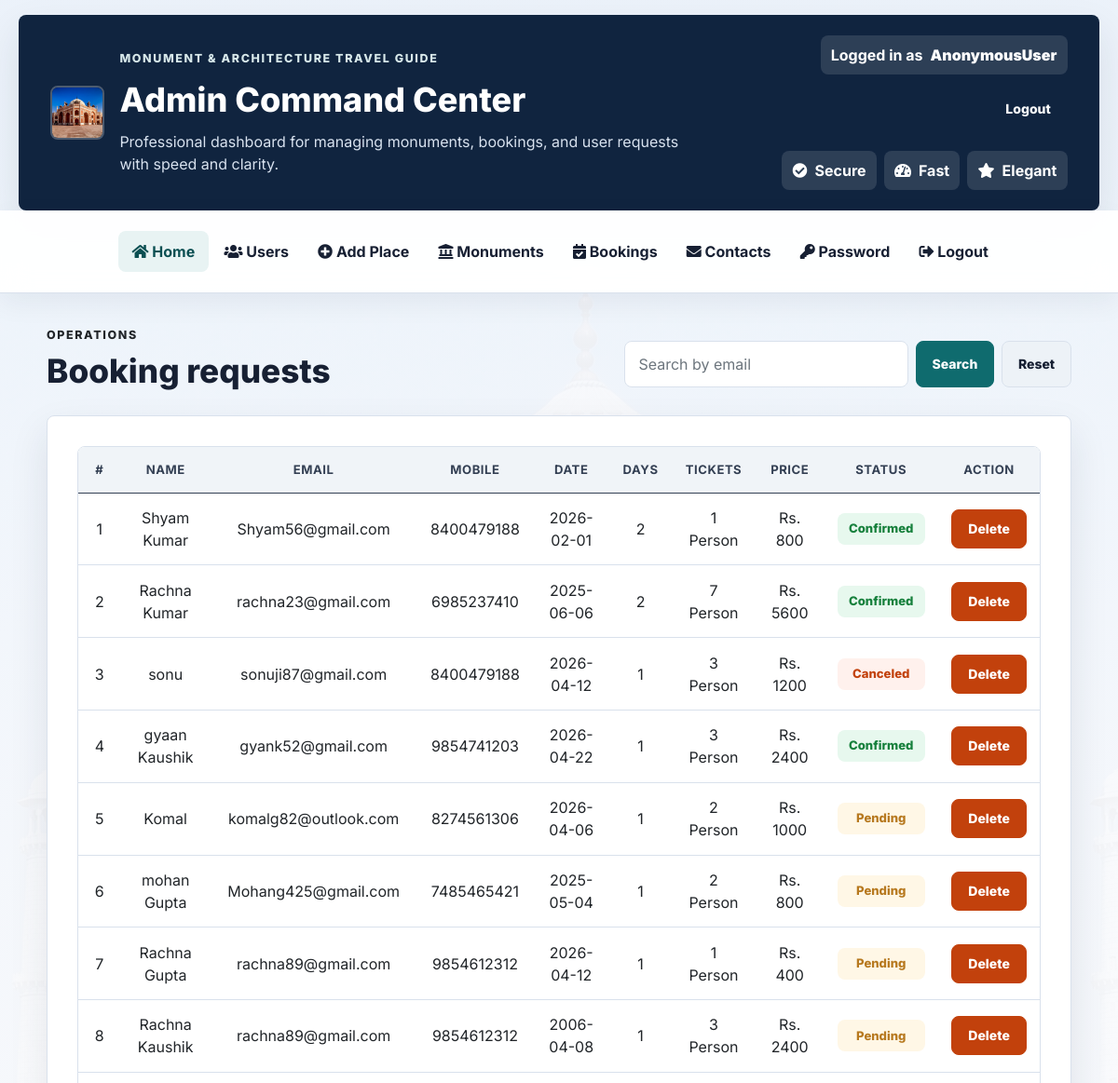
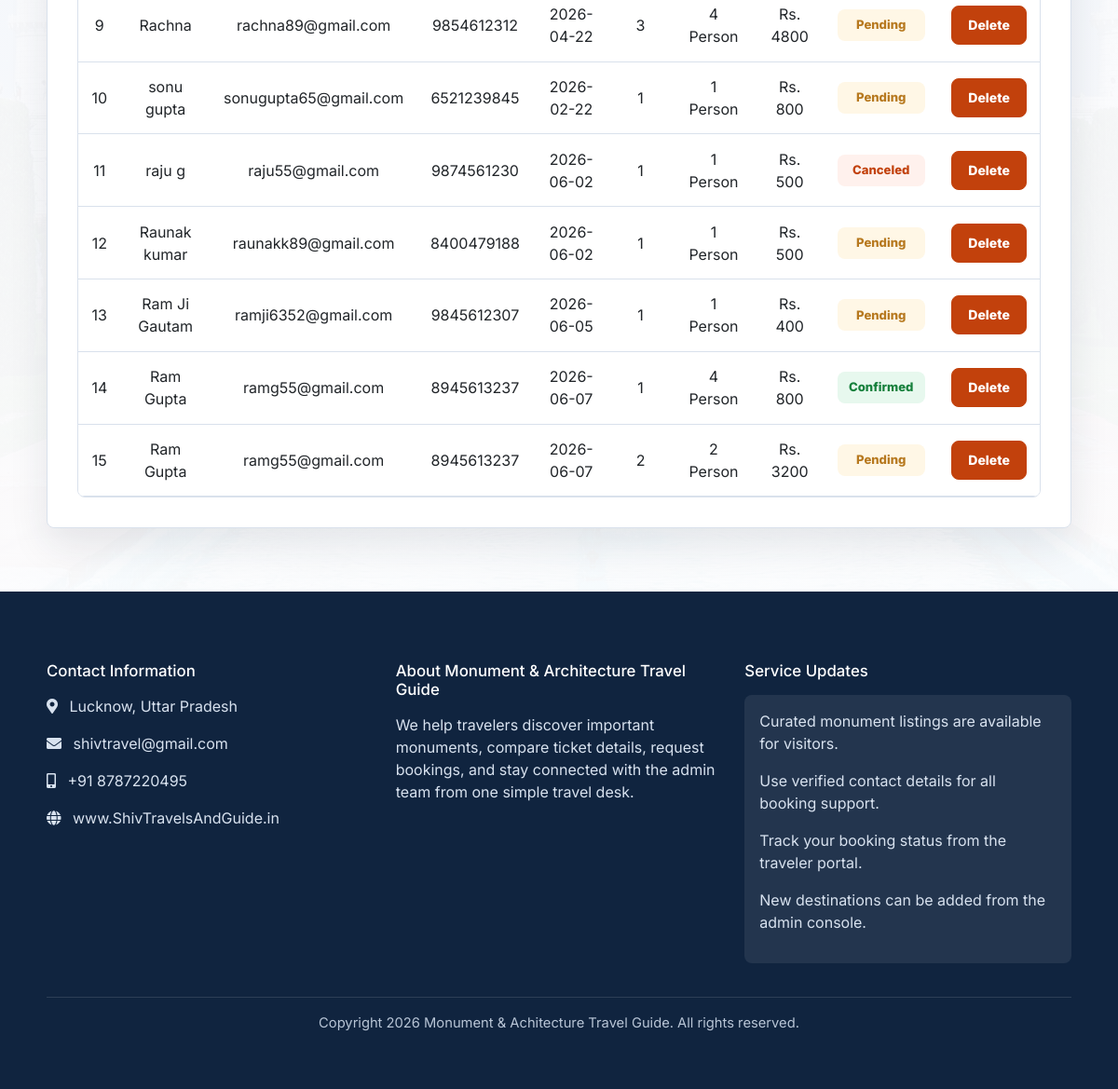
Screenshot of /view_booking_admin with the database file from the repository (2 pictures, top to bottom).
### room/models.py (models this page shows)
class Booked(models.Model):
    full_name=models.CharField(max_length=20,null=True)
    email=models.CharField(max_length=20,null=True)
    contact=models.CharField(max_length=20,null=True)
    contact2=models.CharField(max_length=20,null=True)
    bookint_date=models.CharField(max_length=20,null=True)
    days=models.CharField(max_length=20,null=True)
    gender=models.CharField(max_length=20,null=True)
    price=models.CharField(max_length=20,null=True)
    dob=models.CharField(max_length=20,null=True)
    status=models.CharField(max_length=20,null=True)

### room/views.py (the view)
# urls.py: path('view_booking_admin',view_booking_admin,name='view_booking_admin'),
def view_booking_admin(request):
    data = Booked.objects.all()
    d={'data':data}
    return render(request,'view_booking_admin.html',d)

### room/templates/view_booking_admin.html (shortened to what this page needs)
{% include 'admin_navigation.html' %}
<div class="container">
  <div class="d-flex justify-content-between align-items-center mb-3">
    <div>
      <p class="eyebrow text-dark mb-2">Operations</p>
      <h3 class="page-title">Booking requests</h3>
    </div>
    <form method="POST" action="/searchh" class="search-box d-flex">
      <input type="search" name="name" class="form-control me-2" placeholder="Search by email" />
      <button class="btn btn-primary btn-sm">Search</button>
      <a href="{% url 'view_booking_admin' %}" class="btn btn-secondary btn-sm ms-2">Reset</a>
    </form>
  </div>
  <div class="card-box">
    <div class="table-responsive">
      <table class="table table-hover align-middle text-center">
        <thead>
          <tr>
            <th>#</th>
            <th>Name</th>
            <th>Email</th>
            <th>Mobile</th>
            <th>Date</th>
            <th>Days</th>
            <th>Tickets</th>
            <th>Price</th>
            <th>Status</th>
            <th>Action</th>
          </tr>
        </thead>
        <tbody>
          {% for i in data %}
          <tr>
            <td>{{forloop.counter}}</td>
            <td>{{i.full_name}}</td>
            <td>{{i.email}}</td>
            <td>{{i.contact}}</td>
            <td>{{i.bookint_date}}</td>
            <td>{{i.days}}</td>
            <td>{{i.gender}} Person</td>
            <td>Rs. {{i.price}}</td>
            <td>
              {% if i.status == "Pending" %}
              <a href="{% url 'change_status' i.id %}" class="badge-status pending">Pending</a>
              {% elif i.status == "Confirm" %}
              <a href="{% url 'change_status' i.id %}" class="badge-status confirm">Confirmed</a>
              {% elif i.status == "Canceled" %}
              <a href="{% url 'change_status' i.id %}" class="badge-status cancel">Canceled</a>
              {% endif %}
            </td>
            <td>
              <a href="{% url 'delete_booking' i.id %}" onclick="return confirm('Are you sure?');" class="btn btn-danger btn-sm">Delete</a>
            </td>
          </tr>
          {% endfor %}
        </tbody>
      </table>
    </div>
  </div>
</div>
{% include 'footer.html' %}

### room/static/css/theme.css (style rules this page uses)
:root { --ink: #172033; --muted: #667085; --line: #d9e1ec; --soft: #f5f7fb; --panel: #ffffff; --brand: #0f6b6e; --brand-dark: #0b4f52; --accent: #b7791f; --danger: #c2410c; --success: #16803c; --shadow: 0 18px 42px rgba(25, 35, 55, 0.1); }
* { box-sizing: border-box; }
html { scroll-behavior: smooth; }
body { margin: 0; min-height: 100vh; font-family: "Inter", system-ui, -apple-system, BlinkMacSystemFont, "Segoe UI", sans-serif; background: linear-gradient(180deg, rgba(245, 247, 251, 0.96), rgba(255, 255, 255, 0.98)), url("/static/images/tajmahal.jpg") center top / cover fixed; color: var(--ink); font-size: 16px; }
a { color: var(--brand); text-decoration: none; }
.container, .container-fluid { padding-left: 1.25rem; padding-right: 1.25rem; }
.page-shell, .container { padding-top: 2.25rem; padding-bottom: 2.25rem; }
.eyebrow, .subtitle { margin: 0 0 0.85rem; color: #d7e8ea; font-weight: 800; font-size: 0.78rem; letter-spacing: 0.13em; text-transform: uppercase; }
.main-card, .card-box, .login-card, .signup-card, .profile-card, .detail-card, .section-card { max-width: 1120px; margin: 0 auto; padding: clamp(1.25rem, 3vw, 2rem); border-radius: 8px; background: var(--panel); border: 1px solid var(--line); box-shadow: var(--shadow); }
.title, .section-title, .page-title, .place-title { margin: 0 0 0.75rem; color: var(--ink); font-size: clamp(1.45rem, 3vw, 2.2rem); line-height: 1.15; font-weight: 800; }
.page-title { color: var(--ink); }
.form-control, .form-select, select, textarea { width: 100%; min-height: 48px; border-radius: 8px !important; border: 1px solid var(--line) !important; background: #fff; color: var(--ink); padding: 0.75rem 0.9rem; box-shadow: none !important; }
.btn, .hero-btn, .btn-primary, .btn-submit, .btn-login, .btn-reset, .btn-back, .btn-secondary { min-height: 42px; display: inline-flex; align-items: center; justify-content: center; gap: 0.45rem; border-radius: 8px !important; border: 1px solid transparent; padding: 0.72rem 1.05rem; font-weight: 800; line-height: 1; }
.btn-primary, .hero-btn, .btn-submit, .btn-login { background: var(--brand) !important; border-color: var(--brand) !important; color: #fff !important; }
.btn-secondary, .btn-back { background: #edf2f7 !important; border-color: #d9e1ec !important; color: var(--ink) !important; }
.btn-danger { background: var(--danger) !important; border-color: var(--danger) !important; }
.status-badge, .badge-status, .status-pending, .status-confirm, .status-cancel { display: inline-flex; align-items: center; justify-content: center; min-width: 94px; padding: 0.45rem 0.7rem; border-radius: 8px; font-size: 0.82rem; font-weight: 800; }
.available, .status-confirm, .confirm { background: #e7f8ee; color: var(--success); }
.not-available, .status-cancel, .cancel { background: #fff1ed; color: var(--danger); }
.status-pending, .pending { background: #fff7e6; color: var(--accent); }
.table-responsive { border-radius: 8px; border: 1px solid var(--line); }
.table { margin-bottom: 0; background: #fff; }
.table thead th { background: #f0f4f8; color: #344054; font-size: 0.82rem; text-transform: uppercase; letter-spacing: 0.04em; border-bottom: 1px solid var(--line); }
.table td, .table th { vertical-align: middle; padding: 0.9rem; border-color: var(--line); }
.search-box { max-width: 480px; width: 100%; }

### rows the page displays
Booked: full_name "Shyam Kumar", email "Shyam56@gmail.com", contact "8400479188", bookint_date "2026-02-01", days "2", gender "1", price "800", status "Confirmed"
Booked: full_name "Rachna Kumar", email "rachna23@gmail.com", contact "6985237410", bookint_date "2025-06-06", days "2", gender "7", price "5600", status "Confirmed"
Booked: full_name "sonu", email "sonuji87@gmail.com", contact "8400479188", bookint_date "2026-04-12", days "1", gender "3", price "1200", status "Canceled"
Booked: full_name "gyaan Kaushik", email "gyank52@gmail.com", contact "9854741203", bookint_date "2026-04-22", days "1", gender "3", price "2400", status "Confirmed"
Booked: full_name "Komal", email "komalg82@outlook.com", contact "8274561306", bookint_date "2026-04-06", days "1", gender "2", price "1000", status "Pending"
Booked: full_name "mohan Gupta", email "Mohang425@gmail.com", contact "7485465421", bookint_date "2025-05-04", days "1", gender "2", price "800", status "Pending"
Booked: full_name "Rachna Gupta", email "rachna89@gmail.com", contact "9854612312", bookint_date "2026-04-12", days "1", gender "1", price "400", status "Pending"
Booked: full_name "Rachna Kaushik", email "rachna89@gmail.com", contact "9854612312", bookint_date "2006-04-08", days "1", gender "3", price "2400", status "Pending"
Booked: full_name "Rachna", email "rachna89@gmail.com", contact "9854612312", bookint_date "2026-04-22", days "3", gender "4", price "4800", status "Pending"
Booked: full_name "sonu gupta", email "sonugupta65@gmail.com", contact "6521239845", bookint_date "2026-02-22", days "1", gender "1", price "800", status "Pending"
Booked: full_name "raju g", email "raju55@gmail.com", contact "9874561230", bookint_date "2026-06-02", days "1", gender "1", price "500", status "Canceled"
Booked: full_name "Raunak kumar", email "raunakk89@gmail.com", contact "8400479188", bookint_date "2026-06-02", days "1", gender "1", price "500", status "Pending"
Booked: full_name "Ram Ji Gautam", email "ramji6352@gmail.com", contact "9845612307", bookint_date "2026-06-05", days "1", gender "1", price "400", status "Pending"
Booked: full_name "Ram Gupta", email "ramg55@gmail.com", contact "8945613237", bookint_date "2026-06-07", days "1", gender "4", price "800", status "Confirmed"
Booked: full_name "Ram Gupta", email "ramg55@gmail.com", contact "8945613237", bookint_date "2026-06-07", days "2", gender "2", price "3200", status "Pending"

### other values shown
{{ request.user }} "AnonymousUser"
